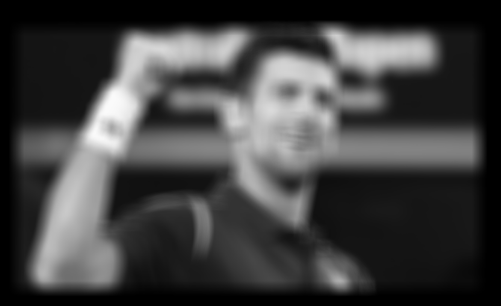
%> input picture fft3.png, 501 x 306 px
$ octave test14.m   (GNU Octave 9; MATLAB toolbox functions it lacks are replaced by stand-ins)
%> lines starting %> are read from the running program, lines starting %| are printed output that depends on the picture
%官方
clear,clc,close all;
    I=imread('fft3.png');
%> I is the input picture: size 306x501x3 uint8; min 0, max 250, mean 64.9
    I=rgb2gray(I);
%> I: size 306x501 uint8
    I=im2double(I);
%> I: size 306x501 double
    F=fft2(I);
    F=fftshift(F);
    F=abs(F);
    T=log(F+1);
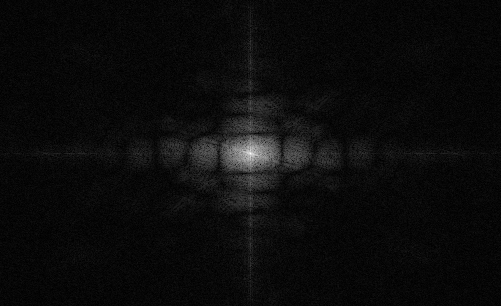
%> T: size 306x501 double; min 0.00116, max 10.57, mean 0.492; drawn with min black and max white
    figure(4);
    subplot(2,2,1),imshow(T,[]);
    I1=imread('图片1_看图王.png');
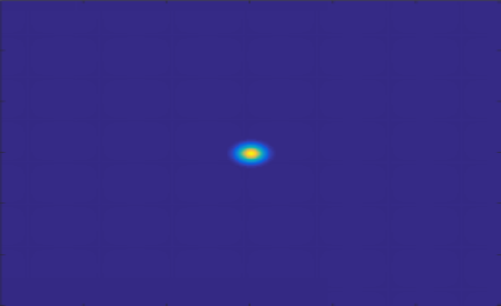
%> input picture 图片1_看图王.png, 501 x 306 px
%> I1 is the input picture: size 306x501x3 uint8; mean R, G, B 52.8, 42.3, 133.5
    I1=rgb2gray(I1);
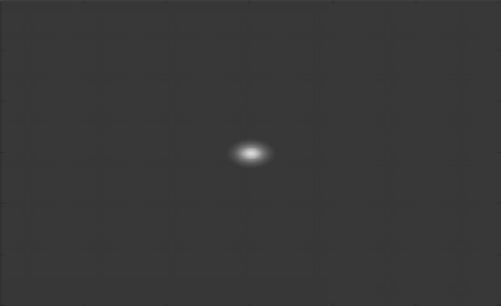
%> I1: size 306x501 uint8; min 43, max 219, mean 56.1
    I1=im2double(I1);
%> I1: size 306x501 double
    F1=fft2(I1);
    F1=fftshift(F1);
    F1=abs(F1);
    T1=log(F1+1);
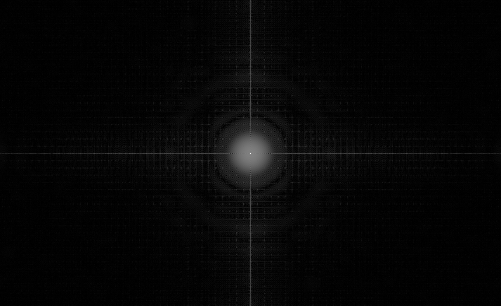
%> T1: size 306x501 double; min 7.41e-05, max 10.43, mean 0.262; drawn with min black and max white
    figure(4);
    subplot(2,2,2),imshow(T1,[]);

    temp=T./T1;
%> (the run ends here)
